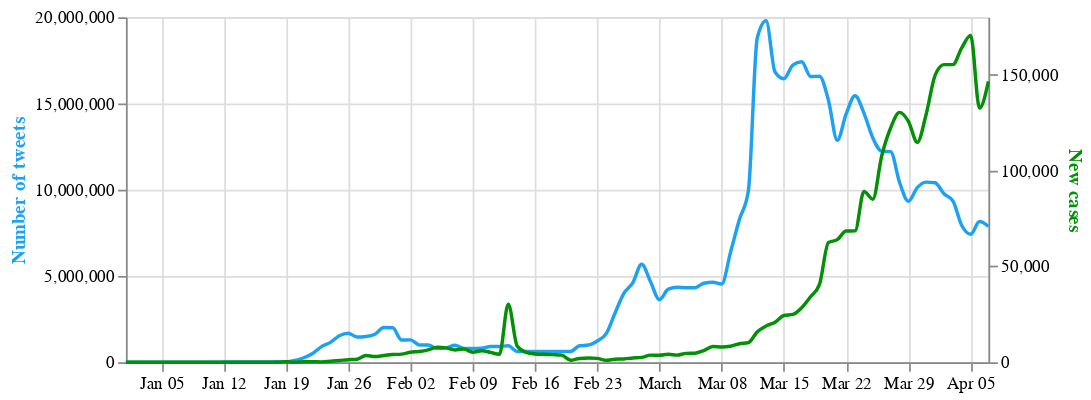

The cell this chart's notebook holds for it:
### Code cell
base = alt.Chart(merged_3).encode(
    alt.X('date:T', axis=alt.Axis(title=None))
).properties(
    width=500,
    height=200
)


line_tweets = base.mark_line(stroke=twittercol, interpolate='monotone').encode(
    alt.Y('Tweets',
          axis=alt.Axis(title='Number of tweets', titleColor=twittercol))
)

line_cases = base.mark_line( interpolate='monotone', stroke=casecol).encode(
    alt.Y('new_cases',
          axis=alt.Axis(title='New cases', titleColor=casecol))
)

alt.layer(line_tweets, line_cases).resolve_scale(
    y = 'independent'
)

### Figure 1 — Vega-Lite specification as saved in the notebook (floating-point values rounded to 4 significant figures)
{"config": {"view": {"continuousWidth": 400, "continuousHeight": 300}}, "layer": [{"mark": {"type": "line", "interpolate": "monotone", "stroke": "#1da1f2"}, "encoding": {"x": {"type": "temporal", "axis": {"title": null}, "field": "date"}, "y": {"type": "quantitative", "axis": {"title": "Number of tweets", "titleColor": "#1da1f2"}, "field": "Tweets"}}, "height": 200, "width": 500}, {"mark": {"type": "line", "interpolate": "monotone", "stroke": "#029006"}, "encoding": {"x": {"type": "temporal", "axis": {"title": null}, "field": "date"}, "y": {"type": "quantitative", "axis": {"title": "New cases", "titleColor": "#029006"}, "field": "new_cases"}}, "height": 200, "width": 500}], "data": {"name": "data-6edfdff525b156008a20683eb3857092"}, "resolve": {"scale": {"y": "independent"}}, "$schema": "https://vega.github.io/schema/vega-lite/v4.8.1.json", "datasets": {"data-6edfdff525b156008a20683eb3857092": [{"date": "2020-04-07T00:00:00", "Tweets": 7877346, "total_cases": 2692000.0, "new_cases": 146500.0, "new_deaths": 10690.0, "new_tests": 550100.0, "cnn_articles": 77.0, "fox_articles": 230.0}, {"date": "2020-04-06T00:00:00", "Tweets": 8153966, "total_cases": 2545000.0, "new_cases": 132500.0, "new_deaths": 9542.0, "new_tests": 388400.0, "cnn_articles": 74.0, "fox_articles": 169.0}, {"date": "2020-04-05T00:00:00", "Tweets": 7421877, "total_cases": 2413000.0, "new_cases": 170500.0, "new_deaths": 12600.0, "new_tests": 420600.0, "cnn_articles": 48.0, "fox_articles": 96.0}, {"date": "2020-04-04T00:00:00", "Tweets": 7928225, "total_cases": 2242000.0, "new_cases": 164000.0, "new_deaths": 13570.0, "new_tests": 409000.0, "cnn_articles": 36.0, "fox_articles": 120.0}, {"date": "2020-04-03T00:00:00", "Tweets": 9357113, "total_cases": 2078000.0, "new_cases": 155300.0, "new_deaths": 10050.0, "new_tests": 465800.0, "cnn_articles": 80.0, "fox_articles": 235.0}, {"date": "2020-04-02T00:00:00", "Tweets": 9767918, "total_cases": 1923000.0, "new_cases": 155300.0, "new_deaths": 10030.0, "new_tests": 415000.0, "cnn_articles": 85.0, "fox_articles": 260.0}, {"date": "2020-04-01T00:00:00", "Tweets": 10402981, "total_cases": 1768000.0, "new_cases": 149700.0, "new_deaths": 9354.0, "new_tests": 429600.0, "cnn_articles": 71.0, "fox_articles": 260.0}, {"date": "2020-03-31T00:00:00", "Tweets": 10442432, "total_cases": 1618000.0, "new_cases": 129400.0, "new_deaths": 7986.0, "new_tests": 286300.0, "cnn_articles": 75.0, "fox_articles": 144.0}, {"date": "2020-03-30T00:00:00", "Tweets": 10125714, "total_cases": 1489000.0, "new_cases": 114700.0, "new_deaths": 6462.0, "new_tests": 244700.0, "cnn_articles": 60.0, "fox_articles": 204.0}, {"date": "2020-03-29T00:00:00", "Tweets": 9333426, "total_cases": 1374000.0, "new_cases": 125700.0, "new_deaths": 7180.0, "new_tests": 293300.0, "cnn_articles": 33.0, "fox_articles": 108.0}, {"date": "2020-03-28T00:00:00", "Tweets": 10434671, "total_cases": 1248000.0, "new_cases": 130400.0, "new_deaths": 6984.0, "new_tests": 255400.0, "cnn_articles": 29.0, "fox_articles": 84.0}, {"date": "2020-03-27T00:00:00", "Tweets": 12209011, "total_cases": 1118000.0, "new_cases": 122200.0, "new_deaths": 5628.0, "new_tests": 295700.0, "cnn_articles": 61.0, "fox_articles": 210.0}, {"date": "2020-03-26T00:00:00", "Tweets": 12236719, "total_cases": 995500.0, "new_cases": 107700.0, "new_deaths": 5290.0, "new_tests": 254000.0, "cnn_articles": 81.0, "fox_articles": 256.0}, {"date": "2020-03-25T00:00:00", "Tweets": 13000269, "total_cases": 887800.0, "new_cases": 85070.0, "new_deaths": 4630.0, "new_tests": 229000.0, "cnn_articles": 61.0, "fox_articles": 260.0}, {"date": "2020-03-24T00:00:00", "Tweets": 14445841, "total_cases": 802700.0, "new_cases": 89140.0, "new_deaths": 3708.0, "new_tests": 208800.0, "cnn_articles": 69.0, "fox_articles": 253.0}, {"date": "2020-03-23T00:00:00", "Tweets": 15446246, "total_cases": 713600.0, "new_cases": 68540.0, "new_deaths": 3382.0, "new_tests": 191100.0, "cnn_articles": 54.0, "fox_articles": 231.0}, {"date": "2020-03-22T00:00:00", "Tweets": 14392561, "total_cases": 645000.0, "new_cases": 68450.0, "new_deaths": 3432.0, "new_tests": 123300.0, "cnn_articles": 33.0, "fox_articles": 101.0}, {"date": "2020-03-21T00:00:00", "Tweets": 12861351, "total_cases": 576600.0, "new_cases": 63980.0, "new_deaths": 2774.0, "new_tests": 159700.0, "cnn_articles": 30.0, "fox_articles": 75.0}, {"date": "2020-03-20T00:00:00", "Tweets": 15200259, "total_cases": 512600.0, "new_cases": 62390.0, "new_deaths": 2150.0, "new_tests": 172000.0, "cnn_articles": 54.0, "fox_articles": 186.0}, {"date": "2020-03-19T00:00:00", "Tweets": 16582131, "total_cases": 450200.0, "new_cases": 40590.0, "new_deaths": 1926.0, "new_tests": 137200.0, "cnn_articles": 67.0, "fox_articles": 246.0}, {"date": "2020-03-18T00:00:00", "Tweets": 16561524, "total_cases": 409600.0, "new_cases": 34180.0, "new_deaths": 1622.0, "new_tests": 108000.0, "cnn_articles": 57.0, "fox_articles": 241.0}, {"date": "2020-03-17T00:00:00", "Tweets": 17417142, "total_cases": 375400.0, "new_cases": 28480.0, "new_deaths": 1212.0, "new_tests": 100500.0, "cnn_articles": 57.0, "fox_articles": 247.0}, {"date": "2020-03-16T00:00:00", "Tweets": 17227182, "total_cases": 346900.0, "new_cases": 24960.0, "new_deaths": 1502.0, "new_tests": 65350.0, "cnn_articles": 57.0, "fox_articles": 204.0}, {"date": "2020-03-15T00:00:00", "Tweets": 16438760, "total_cases": 321900.0, "new_cases": 24400.0, "new_deaths": 734.0, "new_tests": 48860.0, "cnn_articles": 17.0, "fox_articles": 91.0}, {"date": "2020-03-14T00:00:00", "Tweets": 16823148, "total_cases": 297400.0, "new_cases": 20910.0, "new_deaths": 886.0, "new_tests": 56700.0, "cnn_articles": 25.0, "fox_articles": 49.0}, {"date": "2020-03-13T00:00:00", "Tweets": 19802671, "total_cases": 276200.0, "new_cases": 18950.0, "new_deaths": 700.0, "new_tests": 36900.0, "cnn_articles": 44.0, "fox_articles": 159.0}, {"date": "2020-03-12T00:00:00", "Tweets": 18799722, "total_cases": 257600.0, "new_cases": 15840.0, "new_deaths": 664.0, "new_tests": 37880.0, "cnn_articles": 43.0, "fox_articles": 185.0}, {"date": "2020-03-11T00:00:00", "Tweets": 9923317, "total_cases": 241800.0, "new_cases": 10240.0, "new_deaths": 546.0, "new_tests": 37540.0, "cnn_articles": 24.0, "fox_articles": 107.0}, {"date": "2020-03-10T00:00:00", "Tweets": 8284672, "total_cases": 231400.0, "new_cases": 9636.0, "new_deaths": 416.0, "new_tests": 33110.0, "cnn_articles": 21.0, "fox_articles": 104.0}, {"date": "2020-03-09T00:00:00", "Tweets": 6386122, "total_cases": 221800.0, "new_cases": 8358.0, "new_deaths": 456.0, "new_tests": 26930.0, "cnn_articles": 24.0, "fox_articles": 89.0}, {"date": "2020-03-08T00:00:00", "Tweets": 4533476, "total_cases": 213500.0, "new_cases": 7956.0, "new_deaths": 194.0, "new_tests": 20880.0, "cnn_articles": 7.0, "fox_articles": 39.0}, {"date": "2020-03-07T00:00:00", "Tweets": 4632239, "total_cases": 205500.0, "new_cases": 8240.0, "new_deaths": 208.0, "new_tests": 29790.0, "cnn_articles": 9.0, "fox_articles": 37.0}, {"date": "2020-03-06T00:00:00", "Tweets": 4581032, "total_cases": 197400.0, "new_cases": 6120.0, "new_deaths": 204.0, "new_tests": 41170.0, "cnn_articles": 16.0, "fox_articles": 60.0}, {"date": "2020-03-05T00:00:00", "Tweets": 4323687, "total_cases": 191200.0, "new_cases": 4714.0, "new_deaths": 160.0, "new_tests": 20550.0, "cnn_articles": 12.0, "fox_articles": 50.0}, {"date": "2020-03-04T00:00:00", "Tweets": 4323670, "total_cases": 186500.0, "new_cases": 4630.0, "new_deaths": 168.0, "new_tests": 28880.0, "cnn_articles": 14.0, "fox_articles": 65.0}, {"date": "2020-03-03T00:00:00", "Tweets": 4342139, "total_cases": 181800.0, "new_cases": 3716.0, "new_deaths": 144.0, "new_tests": 23280.0, "cnn_articles": 7.0, "fox_articles": 49.0}, {"date": "2020-03-02T00:00:00", "Tweets": 4240721, "total_cases": 178300.0, "new_cases": 4172.0, "new_deaths": 134.0, "new_tests": 16710.0, "cnn_articles": 9.0, "fox_articles": 62.0}, {"date": "2020-03-01T00:00:00", "Tweets": 3632689, "total_cases": 174100.0, "new_cases": 3650.0, "new_deaths": 116.0, "new_tests": 13700.0, "cnn_articles": 9.0, "fox_articles": 24.0}, {"date": "2020-02-29T00:00:00", "Tweets": 4666121, "total_cases": 170500.0, "new_cases": 3720.0, "new_deaths": 128.0, "new_tests": 17850.0, "cnn_articles": 6.0, "fox_articles": 27.0}, {"date": "2020-02-28T00:00:00", "Tweets": 5685321, "total_cases": 166800.0, "new_cases": 2542.0, "new_deaths": 114.0, "new_tests": 24990.0, "cnn_articles": 6.0, "fox_articles": 43.0}, {"date": "2020-02-27T00:00:00", "Tweets": 4597412, "total_cases": 164200.0, "new_cases": 2228.0, "new_deaths": 76.0, "new_tests": 16860.0, "cnn_articles": 10.0, "fox_articles": 69.0}, {"date": "2020-02-26T00:00:00", "Tweets": 3989533, "total_cases": 162000.0, "new_cases": 1734.0, "new_deaths": 128.0, "new_tests": 11730.0, "cnn_articles": 9.0, "fox_articles": 52.0}, {"date": "2020-02-25T00:00:00", "Tweets": 2844369, "total_cases": 160300.0, "new_cases": 1590.0, "new_deaths": 158.0, "new_tests": 9878.0, "cnn_articles": 8.0, "fox_articles": 22.0}, {"date": "2020-02-24T00:00:00", "Tweets": 1643544, "total_cases": 158700.0, "new_cases": 1046.0, "new_deaths": 312.0, "new_tests": 7460.0, "cnn_articles": 6.0, "fox_articles": 19.0}, {"date": "2020-02-23T00:00:00", "Tweets": 1233511, "total_cases": 157600.0, "new_cases": 2020.0, "new_deaths": 208.0, "new_tests": 3765.0, "cnn_articles": 2.0, "fox_articles": 4.0}, {"date": "2020-02-22T00:00:00", "Tweets": 997638, "total_cases": 155600.0, "new_cases": 2170.0, "new_deaths": 224.0, "new_tests": 9615.0, "cnn_articles": 1.0, "fox_articles": 4.0}, {"date": "2020-02-21T00:00:00", "Tweets": 954321, "total_cases": 153400.0, "new_cases": 1992.0, "new_deaths": 238.0, "new_tests": 6042.0, "cnn_articles": 3.0, "fox_articles": 19.0}, {"date": "2020-02-20T00:00:00", "Tweets": 622349, "total_cases": 151500.0, "new_cases": 1064.0, "new_deaths": 232.0, "new_tests": 2988.0, "cnn_articles": 2.0, "fox_articles": 9.0}, {"date": "2020-02-19T00:00:00", "Tweets": 626237, "total_cases": 150400.0, "new_cases": 3728.0, "new_deaths": 278.0, "new_tests": 2465.0, "cnn_articles": 3.0, "fox_articles": 12.0}, {"date": "2020-02-18T00:00:00", "Tweets": 628043, "total_cases": 146700.0, "new_cases": 3990.0, "new_deaths": 196.0, "new_tests": 4068.0, "cnn_articles": 4.0, "fox_articles": 17.0}, {"date": "2020-02-17T00:00:00", "Tweets": 626732, "total_cases": 142700.0, "new_cases": 4134.0, "new_deaths": 212.0, "new_tests": 1613.0, "cnn_articles": 5.0, "fox_articles": 18.0}, {"date": "2020-02-16T00:00:00", "Tweets": 625127, "total_cases": 138500.0, "new_cases": 4324.0, "new_deaths": 284.0, "new_tests": 2794.0, "cnn_articles": 4.0, "fox_articles": 6.0}, {"date": "2020-02-15T00:00:00", "Tweets": 624555, "total_cases": 134200.0, "new_cases": 5120.0, "new_deaths": 288.0, "new_tests": 1050.0, "cnn_articles": 3.0, "fox_articles": 8.0}, {"date": "2020-02-14T00:00:00", "Tweets": 622722, "total_cases": 129100.0, "new_cases": 8430.0, "new_deaths": 26.0, "new_tests": 1793.0, "cnn_articles": 6.0, "fox_articles": 14.0}, {"date": "2020-02-13T00:00:00", "Tweets": 956877, "total_cases": 120700.0, "new_cases": 30300.0, "new_deaths": 510.0, "new_tests": 1152.0, "cnn_articles": 4.0, "fox_articles": 21.0}, {"date": "2020-02-12T00:00:00", "Tweets": 911098, "total_cases": 90360.0, "new_cases": 4144.0, "new_deaths": 194.0, "new_tests": 2011.0, "cnn_articles": 2.0, "fox_articles": 20.0}, {"date": "2020-02-11T00:00:00", "Tweets": 908627, "total_cases": 86220.0, "new_cases": 5126.0, "new_deaths": 216.0, "new_tests": 1405.0, "cnn_articles": 4.0, "fox_articles": 18.0}, {"date": "2020-02-10T00:00:00", "Tweets": 807654, "total_cases": 81090.0, "new_cases": 5984.0, "new_deaths": 194.0, "new_tests": 1506.0, "cnn_articles": 1.0, "fox_articles": 13.0}, {"date": "2020-02-09T00:00:00", "Tweets": 796739, "total_cases": 75110.0, "new_cases": 5236.0, "new_deaths": 178.0, "new_tests": 2328.0, "cnn_articles": 0.0, "fox_articles": 10.0}, {"date": "2020-02-08T00:00:00", "Tweets": 803453, "total_cases": 69870.0, "new_cases": 6884.0, "new_deaths": 172.0, "new_tests": 1549.0, "cnn_articles": 0.0, "fox_articles": 11.0}, {"date": "2020-02-07T00:00:00", "Tweets": 987563, "total_cases": 62990.0, "new_cases": 6436.0, "new_deaths": 146.0, "new_tests": 793.0, "cnn_articles": 0.0, "fox_articles": 22.0}, {"date": "2020-02-06T00:00:00", "Tweets": 834673, "total_cases": 56550.0, "new_cases": 7502.0, "new_deaths": 144.0, "new_tests": 699.0, "cnn_articles": 1.0, "fox_articles": 17.0}, {"date": "2020-02-05T00:00:00", "Tweets": 803587, "total_cases": 49050.0, "new_cases": 7816.0, "new_deaths": 132.0, "new_tests": 914.0, "cnn_articles": 0.0, "fox_articles": 20.0}, {"date": "2020-02-04T00:00:00", "Tweets": 997862, "total_cases": 41230.0, "new_cases": 6486.0, "new_deaths": 130.0, "new_tests": 629.0, "cnn_articles": 1.0, "fox_articles": 28.0}, {"date": "2020-02-03T00:00:00", "Tweets": 1000752, "total_cases": 34750.0, "new_cases": 5636.0, "new_deaths": 114.0, "new_tests": 426.0, "cnn_articles": 0.0, "fox_articles": 20.0}, {"date": "2020-02-02T00:00:00", "Tweets": 1298476, "total_cases": 29110.0, "new_cases": 5216.0, "new_deaths": 92.0, "new_tests": 397.0, "cnn_articles": 0.0, "fox_articles": 7.0}, {"date": "2020-02-01T00:00:00", "Tweets": 1287963, "total_cases": 23900.0, "new_cases": 4244.0, "new_deaths": 92.0, "new_tests": 581.0, "cnn_articles": 0.0, "fox_articles": 7.0}, {"date": "2020-01-31T00:00:00", "Tweets": 1997635, "total_cases": 19650.0, "new_cases": 4002.0, "new_deaths": 86.0, "new_tests": 421.0, "cnn_articles": 1.0, "fox_articles": 19.0}, {"date": "2020-01-30T00:00:00", "Tweets": 2010976, "total_cases": 15650.0, "new_cases": 3514.0, "new_deaths": 76.0, "new_tests": 587.0, "cnn_articles": 1.0, "fox_articles": 32.0}, {"date": "2020-01-29T00:00:00", "Tweets": 1623497, "total_cases": 12140.0, "new_cases": 2960.0, "new_deaths": 52.0, "new_tests": 535.0, "cnn_articles": 1.0, "fox_articles": 33.0}, {"date": "2020-01-28T00:00:00", "Tweets": 1497653, "total_cases": 9176.0, "new_cases": 3534.0, "new_deaths": 50.0, "new_tests": 569.0, "cnn_articles": 0.0, "fox_articles": 22.0}, {"date": "2020-01-27T00:00:00", "Tweets": 1467598, "total_cases": 5642.0, "new_cases": 1594.0, "new_deaths": 50.0, "new_tests": 488.0, "cnn_articles": 0.0, "fox_articles": 20.0}, {"date": "2020-01-26T00:00:00", "Tweets": 1678953, "total_cases": 4048.0, "new_cases": 1346.0, "new_deaths": 30.0, "new_tests": 337.0, "cnn_articles": 0.0, "fox_articles": 9.0}, {"date": "2020-01-25T00:00:00", "Tweets": 1536784, "total_cases": 2702.0, "new_cases": 906.0, "new_deaths": 30.0, "new_tests": 226.0, "cnn_articles": 0.0, "fox_articles": 5.0}, {"date": "2020-01-24T00:00:00", "Tweets": 1153245, "total_cases": 1796.0, "new_cases": 532.0, "new_deaths": 18.0, "new_tests": 289.0, "cnn_articles": 0.0, "fox_articles": 10.0}, {"date": "2020-01-23T00:00:00", "Tweets": 905673, "total_cases": 1264.0, "new_cases": 194.0, "new_deaths": 0.0, "new_tests": 360.0, "cnn_articles": 2.0, "fox_articles": 20.0}, {"date": "2020-01-22T00:00:00", "Tweets": 508623, "total_cases": 1070.0, "new_cases": 284.0, "new_deaths": 22.0, "new_tests": 348.0, "cnn_articles": 2.0, "fox_articles": 10.0}, {"date": "2020-01-21T00:00:00", "Tweets": 259864, "total_cases": 786.0, "new_cases": 306.0, "new_deaths": 6.0, "new_tests": 300.0, "cnn_articles": 0.0, "fox_articles": 6.0}, {"date": "2020-01-20T00:00:00", "Tweets": 100124, "total_cases": 480.0, "new_cases": 40.0, "new_deaths": 0.0, "new_tests": 343.0, "cnn_articles": 0.0, "fox_articles": 3.0}, {"date": "2020-01-19T00:00:00", "Tweets": 20987, "total_cases": 440.0, "new_cases": 272.0, "new_deaths": 2.0, "new_tests": 129.0, "cnn_articles": 0.0, "fox_articles": 0.0}, {"date": "2020-01-18T00:00:00", "Tweets": 23432, "total_cases": 168.0, "new_cases": 34.0, "new_deaths": 0.0, "new_tests": 93.0, "cnn_articles": 0.0, "fox_articles": 0.0}, {"date": "2020-01-17T00:00:00", "Tweets": 22431, "total_cases": 134.0, "new_cases": 10.0, "new_deaths": 0.0, "new_tests": 188.0, "cnn_articles": 1.0, "fox_articles": 2.0}, {"date": "2020-01-16T00:00:00", "Tweets": 22342, "total_cases": 124.0, "new_cases": 0.0, "new_deaths": 0.0, "new_tests": 244.0, "cnn_articles": 0.0, "fox_articles": 1.0}, {"date": "2020-01-15T00:00:00", "Tweets": 10987, "total_cases": 124.0, "new_cases": 2.0, "new_deaths": 2.0, "new_tests": 278.0, "cnn_articles": 0.0, "fox_articles": 1.0}, {"date": "2020-01-14T00:00:00", "Tweets": 10023, "total_cases": 122.0, "new_cases": 2.0, "new_deaths": 0.0, "new_tests": 247.0, "cnn_articles": 0.0, "fox_articles": 0.0}, {"date": "2020-01-13T00:00:00", "Tweets": 16475, "total_cases": 120.0, "new_cases": 2.0, "new_deaths": 0.0, "new_tests": 239.0, "cnn_articles": 0.0, "fox_articles": 1.0}, {"date": "2020-01-12T00:00:00", "Tweets": 10045, "total_cases": 118.0, "new_cases": 0.0, "new_deaths": 0.0, "new_tests": 135.0, "cnn_articles": 0.0, "fox_articles": 0.0}, {"date": "2020-01-11T00:00:00", "Tweets": 2812, "total_cases": 118.0, "new_cases": 0.0, "new_deaths": 2.0, "new_tests": 47.0, "cnn_articles": 0.0, "fox_articles": 0.0}, {"date": "2020-01-10T00:00:00", "Tweets": 2347, "total_cases": 118.0, "new_cases": 0.0, "new_deaths": 0.0, "new_tests": 164.0, "cnn_articles": 0.0, "fox_articles": 0.0}, {"date": "2020-01-09T00:00:00", "Tweets": 3451, "total_cases": 118.0, "new_cases": 0.0, "new_deaths": 0.0, "new_tests": 201.0, "cnn_articles": 0.0, "fox_articles": 1.0}, {"date": "2020-01-08T00:00:00", "Tweets": 421, "total_cases": 118.0, "new_cases": 0.0, "new_deaths": 0.0, "new_tests": 169.0, "cnn_articles": 0.0, "fox_articles": 0.0}, {"date": "2020-01-07T00:00:00", "Tweets": 293, "total_cases": 118.0, "new_cases": 0.0, "new_deaths": 0.0, "new_tests": 187.0, "cnn_articles": 0.0, "fox_articles": 0.0}, {"date": "2020-01-06T00:00:00", "Tweets": 86, "total_cases": 118.0, "new_cases": 0.0, "new_deaths": 0.0, "new_tests": 172.0, "cnn_articles": 0.0, "fox_articles": 0.0}, {"date": "2020-01-05T00:00:00", "Tweets": 127, "total_cases": 118.0, "new_cases": 30.0, "new_deaths": 0.0, "new_tests": 83.0, "cnn_articles": 0.0, "fox_articles": 0.0}, {"date": "2020-01-04T00:00:00", "Tweets": 172, "total_cases": 88.0, "new_cases": 0.0, "new_deaths": 0.0, "new_tests": 47.0, "cnn_articles": 0.0, "fox_articles": 0.0}, {"date": "2020-01-03T00:00:00", "Tweets": 94, "total_cases": 88.0, "new_cases": 34.0, "new_deaths": 0.0, "new_tests": 89.0, "cnn_articles": 0.0, "fox_articles": 0.0}, {"date": "2020-01-02T00:00:00", "Tweets": 41, "total_cases": 54.0, "new_cases": 0.0, "new_deaths": 0.0, "new_tests": 72.0, "cnn_articles": 0.0, "fox_articles": 0.0}, {"date": "2020-01-01T00:00:00", "Tweets": 63, "total_cases": 54.0, "new_cases": 0.0, "new_deaths": 0.0, "new_tests": 25.0, "cnn_articles": 0.0, "fox_articles": 0.0}]}}
